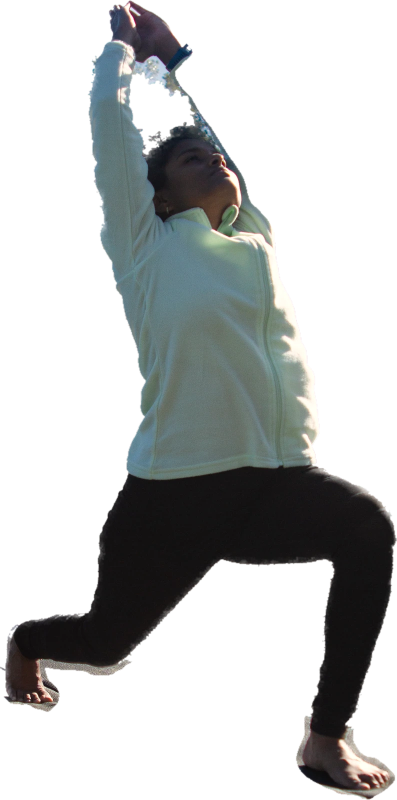
#> input picture deliverables/jeevana_site_2026-10-26/research/_rejected_v2/fig/alt-09@1600.webp, 793 x 1600 px (shown at 1/2 size)
$ python -i ingest_photos.py   (imports and definitions only)
#> lines starting #> are read from the running program, lines starting #| are printed output that depends on the picture; after the words box and inside, x2 and y2 are one past the last pixel; in counts of white or black regions, pixels touching at a corner belong together
#!/usr/bin/env python3
"""Ingest real photos for the Jeevana site.

inputs:  --src FOLDER (jpg/jpeg/png/webp), --out site/assets/img,
         --sequence name=file,... (rename map; sn-NN = Surya Namaskar frame NN),
         --focus name=X%_Y%,... (optional object-position per output name; default 50%_42%).
outputs: <out>/<name>.webp (<= 1600 px long edge, q82), <out>/<name>-m.webp (<= 1000 px),
         <out>/manifest.json {frames:{"sn-01":{file,mfile,w,h,focus}}, photos:[{name,file,mfile,w,h,focus}]}.
         With --sequence, only mapped files are ingested (one file may serve several names: the sequence
         repeats); --all also ingests unmapped files as photos under their stem. Without --focus the
         horizontal focus is estimated from the image (column deviation from the row-median background).
usage:   python3 research/ingest_photos.py --src _raw_assets --out site/assets/img \
           --sequence sn-01=pranamasana-side.jpg,sn-02=hasta-uttanasana-side.jpg,portrait=pranamasana-front.jpg,photo-01=chakrasana-eiffel.jpg
Adding a new sn-NN entry and re-running is all that is needed for a new cover frame (no HTML edits).
"""
from __future__ import annotations

import argparse
import json
import pathlib
import re
import sys

from PIL import Image, ImageOps

EXT = {".jpg", ".jpeg", ".png", ".webp"}


# [51 lines left out: functions parse_map, save, estimate_focus, not called in this run]


FIG_KEYS = ["sn-01", "sn-02", "sn-03", "sn-04", "sn-05", "sn-06", "photo-05", "alt-09", "portrait", "photo-03"]
FIG_KEEP_CONTACT = {"photo-05", "sn-06", "sn-05", "photo-03"}  # prone / seated: keep the hand/knee contact row
FIG_HEIGHTS = [2400, 1600, 1000]
PENCIL_KEYS = {"portrait"}  # art direction 2026-10-26: graphite renders only for the About portrait (A grade)
WASH_HEIGHTS = [1600, 1000]  # the wash is shown at ~18 % opacity: no need for the 2400 variant


# [68 lines left out: functions hires_cutout, touch_up, not called in this run]


def clean_mask(a: "np.ndarray", h: int) -> "np.ndarray":
    """review_v2 A3: threshold -> open/close 3 px -> erode 3 px at the base rows -> drop specks -> feather 1.5 px."""
    import numpy as np
    from scipy import ndimage
    m = a > 128
    st = np.ones((3, 3), bool)
    m = ndimage.binary_opening(m, st, iterations=1)
    m = ndimage.binary_closing(m, st, iterations=1)
    base = max(2, int(0.02 * h))
    er = ndimage.binary_erosion(m, st, iterations=3)
    m[-base:, :] = er[-base:, :]
    lab, n = ndimage.label(m)
    if n > 1:
        sizes = ndimage.sum(m, lab, range(1, n + 1))
        m = np.isin(lab, [i + 1 for i, sz in enumerate(sizes) if sz >= 0.002 * m.sum()])
    m = ndimage.binary_fill_holes(m)
    return ndimage.gaussian_filter(m.astype(np.float32), 1.5)


def contour_path(im: Image.Image, target_h: int = 600) -> tuple[str, list[int], list[str]]:
    """One clean outer contour (potrace, alphamax 1.2) + up to 3 interior lines (longest Canny edge paths inside the
    alpha, each >= 12 % of the figure height, none in the head band), in the figure's own pixel viewBox."""
    import numpy as np
    import cv2
    import potrace
    from scipy import ndimage
    sc = target_h / max(im.height, im.width)
    size = (max(1, round(im.width * sc)), max(1, round(im.height * sc)))
    fig_h = size[1]
    a = np.asarray(im.getchannel("A").resize(size, Image.LANCZOS)).astype(np.float32)
    soft = clean_mask(a, fig_h)
    small = soft > 0.5
    lab, n = ndimage.label(small)
    if n > 1:
        sizes = ndimage.sum(small, lab, range(1, n + 1))
        small = lab == (int(np.argmax(sizes)) + 1)
    pad = 4
    small = np.pad(small, pad)
    plist = potrace.Bitmap(~small).trace(turdsize=40, alphamax=1.2, opttolerance=0.5)
    f = 1 / sc

    def pt(x, y):
        return f"{(x - pad) * f:.0f} {(y - pad) * f:.0f}"
    curve = max(plist, key=lambda c: len(c.segments)) if len(plist) else None
    d = ""
    if curve is not None:
        out = [f"M{pt(curve.start_point.x, curve.start_point.y)}"]
        for seg in curve.segments:
            if seg.is_corner:
                out.append(f"L{pt(seg.c.x, seg.c.y)}L{pt(seg.end_point.x, seg.end_point.y)}")
            else:
                out.append(f"C{pt(seg.c1.x, seg.c1.y)} {pt(seg.c2.x, seg.c2.y)} {pt(seg.end_point.x, seg.end_point.y)}")
        d = "".join(out) + "Z"
    # interior lines
    gray = np.asarray(im.convert("L").resize(size, Image.LANCZOS))
    edges = cv2.Canny(cv2.GaussianBlur(gray, (5, 5), 1.4), 40, 110) > 0
    inner_mask = ndimage.binary_erosion(soft > 0.5, np.ones((3, 3), bool), iterations=8)
    edges &= inner_mask
    edges[: int(0.18 * fig_h), :] = False  # no face detail before the colour phase
    lab, n = ndimage.label(edges, structure=np.ones((3, 3), bool))
    paths = []
    min_len = 0.12 * fig_h
    if n:
        sizes = ndimage.sum(edges, lab, range(1, n + 1))
        order = [i + 1 for i in np.argsort(sizes)[::-1] if sizes[i] >= min_len][:3]
        for li in order:
            comp = lab == li
            ys, xs = np.nonzero(comp)
            pts = set(zip(ys.tolist(), xs.tolist()))
            nb = lambda y, x: [(y + dy, x + dx) for dy in (-1, 0, 1) for dx in (-1, 0, 1) if (dy or dx) and (y + dy, x + dx) in pts]
            ends = [p for p in pts if len(nb(*p)) == 1]
            cur = min(ends or pts)
            seen, walk = {cur}, [cur]
            while True:
                nxt = [q for q in nb(*cur) if q not in seen]
                if not nxt:
                    break
                cur = nxt[0]; seen.add(cur); walk.append(cur)
            if len(walk) < min_len:
                continue
            arr = np.array([[x, y] for y, x in walk], np.int32).reshape(-1, 1, 2)
            ap = cv2.approxPolyDP(arr, 1.2, False).reshape(-1, 2)
            paths.append("M" + "L".join(f"{x * f:.0f} {y * f:.0f}" for x, y in ap))
    return d, [im.width, im.height], paths


# [65 lines left out: functions warm_grade, ingest_figs, not called in this run]


HI_SCALE: dict[str, float] = {}


# [62 lines left out: function main, not called in this run]


# [2 lines not run here, left out]

>>> from PIL import Image
>>> picture = Image.open('_rejected_v2/fig/alt-09@1600.webp')
#> picture is the input picture: PIL image 793x1600 RGBA; mean R, G, B, A 29.1, 31.4, 31.2, 91.5
>>> result = contour_path(picture)
#> in clean_mask, `m = a > 128`:
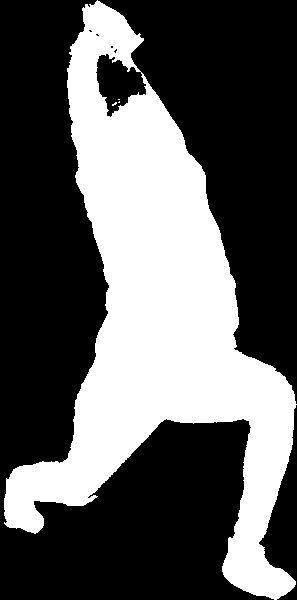
#> m: shape (600, 297) bool; 36.2% white; 4 white regions (3 under 20 px), largest, box (x1, y1, x2, y2) and area: (4, 0, 297, 600) 64440
#> in clean_mask, `m = ndimage.binary_opening(m, st, iterations=1)`: m: shape (600, 297) bool; 36.1% white; 2 white regions (1 under 20 px), largest, box (x1, y1, x2, y2) and area: (4, 1, 296, 600) 64321
#> in clean_mask, `m = ndimage.binary_closing(m, st, iterations=1)`: m: shape (600, 297) bool; 36.1% white; 2 white regions (1 under 20 px), largest, box (x1, y1, x2, y2) and area: (4, 1, 296, 599) 64385
#> in clean_mask, `er = ndimage.binary_erosion(m, st, iterations=3)`:
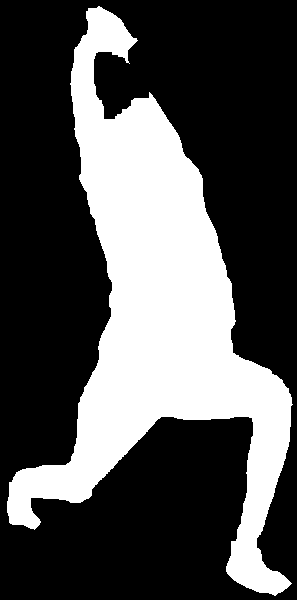
#> er: shape (600, 297) bool; 32% white; 1 white region, box (x1, y1, x2, y2) and area: (7, 6, 293, 596) 56938
#> in clean_mask, `m[-base:, :] = er[-base:, :]`:
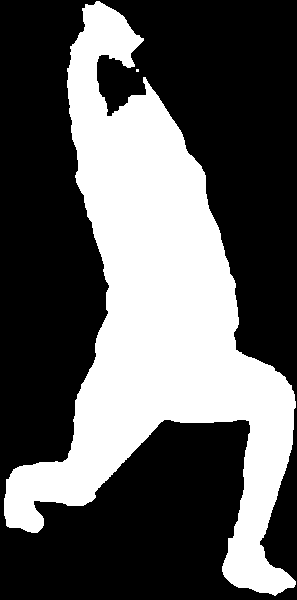
#> m: shape (600, 297) bool; 36% white; 2 white regions (1 under 20 px), largest, box (x1, y1, x2, y2) and area: (4, 1, 296, 596) 64186
#> in clean_mask, `lab, n = ndimage.label(m)`:
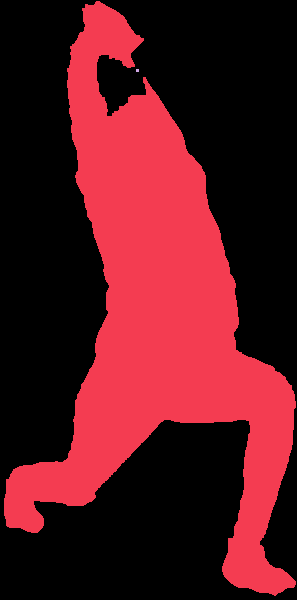
#> lab: shape (600, 297) int32; 3 distinct labels, from 0 to 2; one colour per label, 0 black
#> in clean_mask, `lab, n = ndimage.label(m)`: n = 2
#> in clean_mask, `sizes = ndimage.sum(m, lab, range(1, n + 1))`: sizes = [64186, 9]
#> in clean_mask, `m = np.isin(lab, [i + 1 for i, sz in enumerate(sizes) if sz >= 0.002 *..`: m: shape (600, 297) bool; 36% white; 1 white region, box (x1, y1, x2, y2) and area: (4, 1, 296, 596) 64186
#> in clean_mask, `return ndimage.gaussian_filter(m.astype(np.float32), 1.5)`:
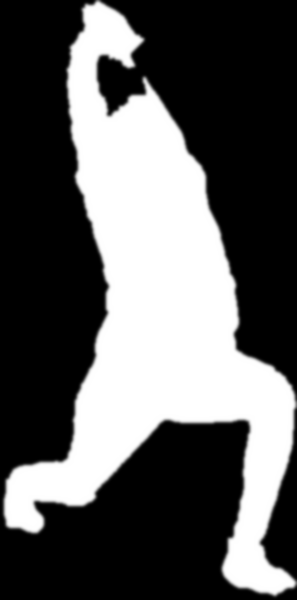
#> returned value: shape (600, 297) float32; min 0, max 1, mean 0.36
#> in contour_path, `small = soft > 0.5`:
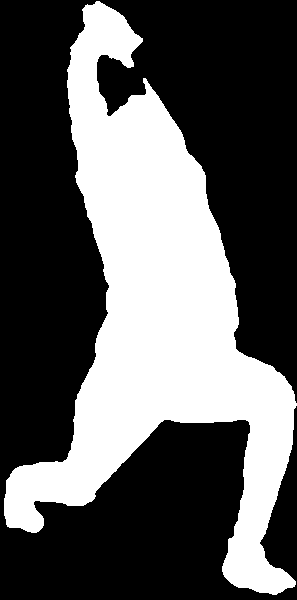
#> small: shape (600, 297) bool; 36% white; 1 white region, box (x1, y1, x2, y2) and area: (4, 1, 297, 595) 64187
#> in contour_path, `lab, n = ndimage.label(small)`: n = 1
#> in contour_path, `small = np.pad(small, pad)`:
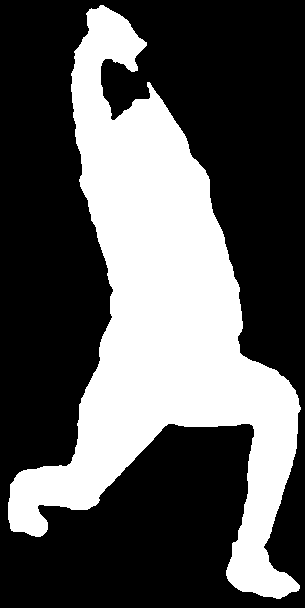
#> small: shape (608, 305) bool; 34.6% white; 1 white region, box (x1, y1, x2, y2) and area: (8, 5, 301, 599) 64187
#> (the run stopped early here; a loop or call above may not have finished)

$ run again, on deliverables/jeevana_site_2026-10-26/research/_rejected_v2/fig/photo-05@1000.webp
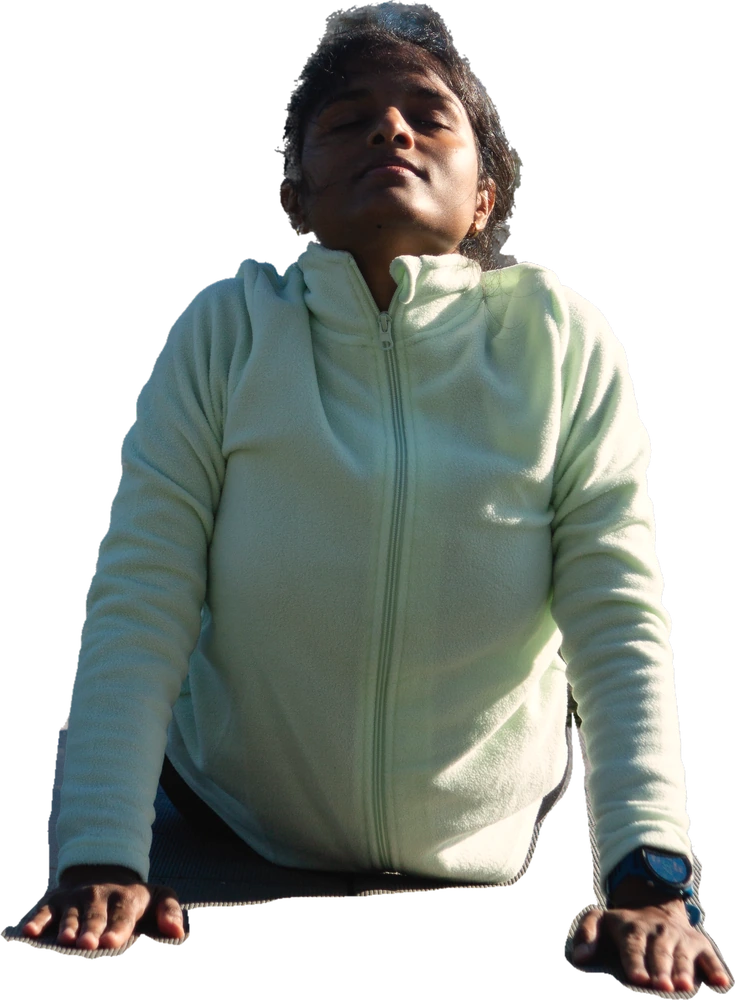
#> input picture deliverables/jeevana_site_2026-10-26/research/_rejected_v2/fig/photo-05@1000.webp, 735 x 1000 px
#> picture is the input picture: PIL image 735x1000 RGBA; mean R, G, B, A 60.5, 65.9, 61.2, 143.1
#> er: shape (600, 441) bool; 53.4% white; 1 black region, box (x1, y1, x2, y2) and area: (0, 0, 441, 600) 123351
#> in clean_mask, `m[-base:, :] = er[-base:, :]`:
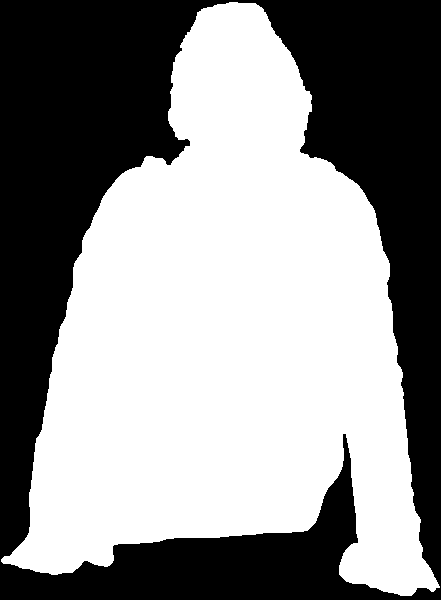
#> m: shape (600, 441) bool; 56.1% white; 1 black region, box (x1, y1, x2, y2) and area: (0, 0, 441, 600) 116050
#> in clean_mask, `lab, n = ndimage.label(m)`: n = 1
#> in contour_path, `small = np.pad(small, pad)`:
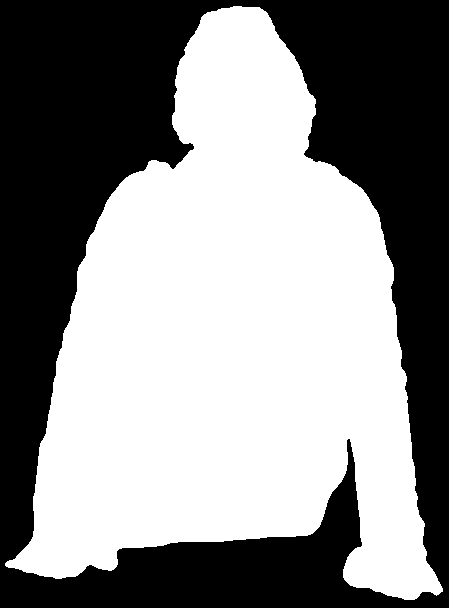
#> small: shape (608, 449) bool; 54.4% white; 1 black region, box (x1, y1, x2, y2) and area: (0, 0, 449, 608) 124434
